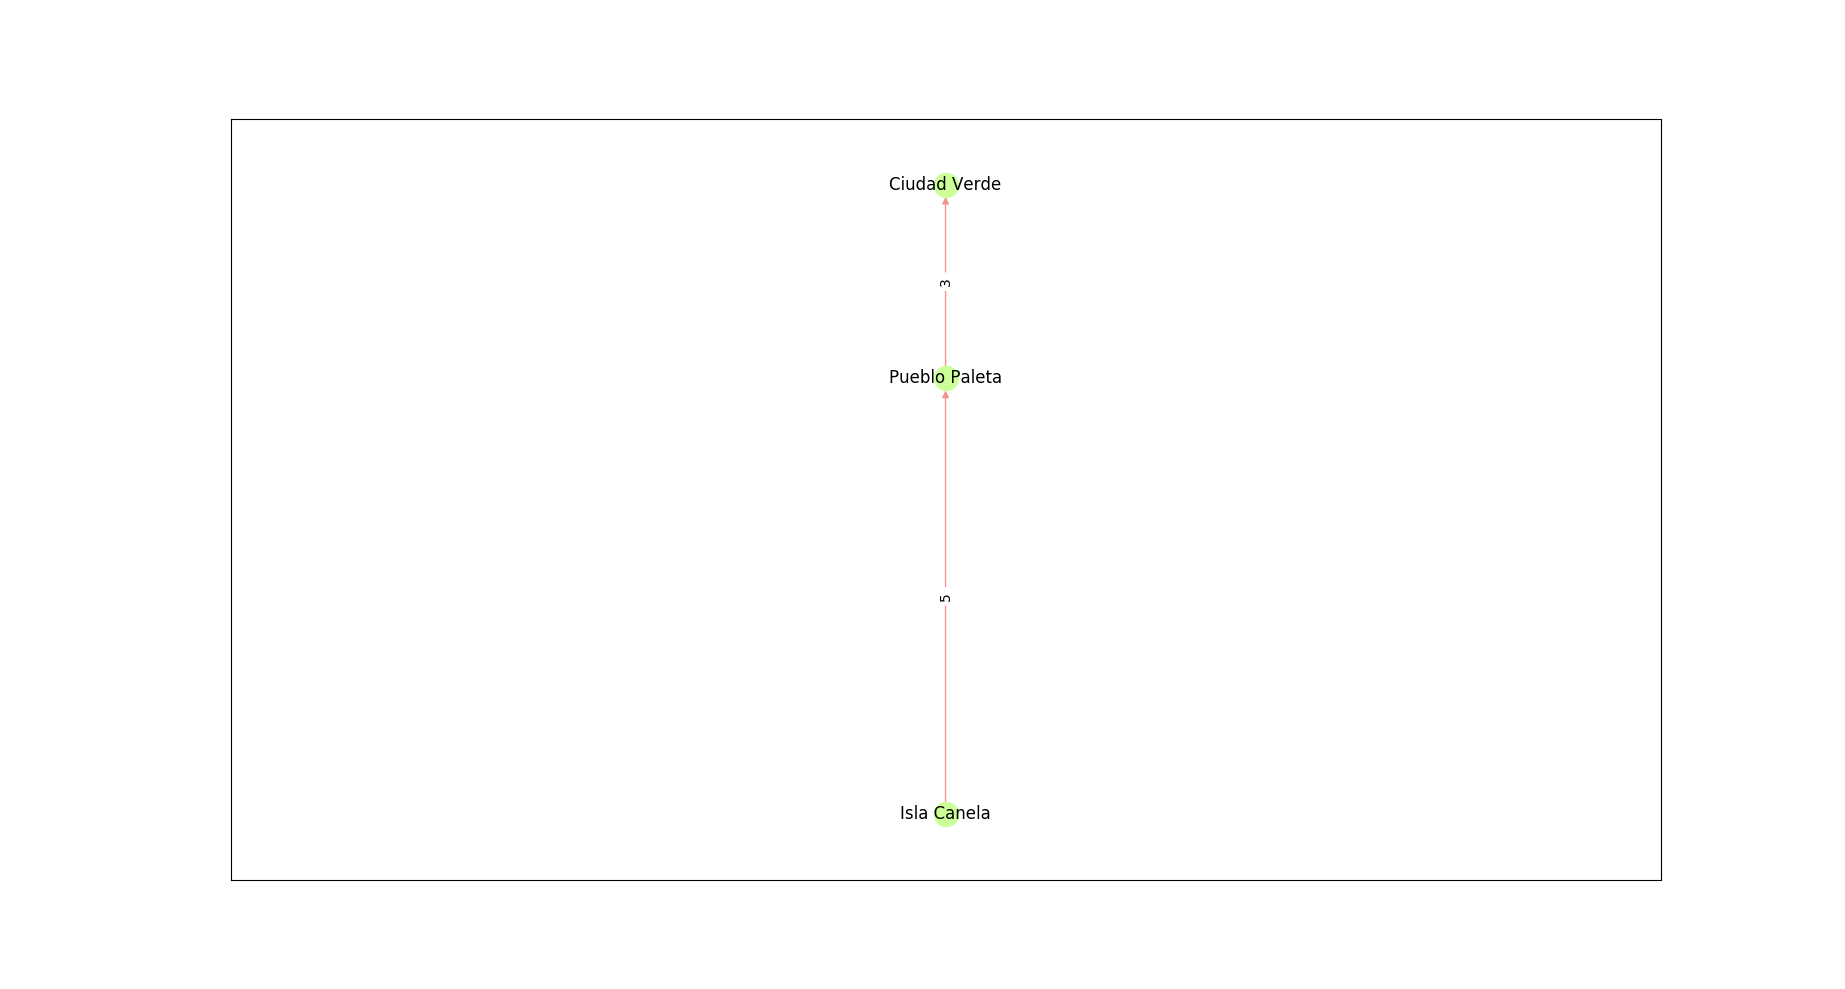

This chart was generated by the following Python code:
import networkx as nx
import matplotlib.pyplot as plt
import matplotlib._color_data as mcd
import matplotlib.patches as patches
from matplotlib.offsetbox import AnnotationBbox


def grafo():
    fig, axes = plt.subplots()
    axes.get_xaxis().set_visible(False)
    axes.get_yaxis().set_visible(False)

    #creacion de grafo que representa el mapa

    kanto = nx.DiGraph()
    #insercion de los vertices
    kanto.add_node("Meseta Añil",pos=(15,95))#
    kanto.add_node("Calle Victoria",pos=(15,75))#
    kanto.add_node("Isla Canela",pos=(25,5))#
    kanto.add_node("Pueblo Paleta",pos=(25,50))#
    kanto.add_node("Ciudad Verde",pos=(25,70))#
    kanto.add_node("Bosque Verde",pos=(25,85))#
    kanto.add_node("Cueva Diglet",pos=(25,95))#
    kanto.add_node("Ciudad Plateada",pos=(40,110))
    kanto.add_node("Monte Luna",pos=(55,110))#
    kanto.add_node("Ciudad Azulona",pos=(51,90))#
    kanto.add_node("Islas Espuma",pos=(47,5))#
    kanto.add_node("Ciudad Celeste",pos=(70,110))##
    kanto.add_node("Ciudad Azafran",pos=(67,90))#
    kanto.add_node("Ciudad Carmin",pos=(63,77))#
    kanto.add_node("Ciudad Fucsia",pos=(62,50))#
    kanto.add_node("Tunel Roca",pos=(85,110))#
    kanto.add_node("Central Energía",pos=(85,90))#
    kanto.add_node("Pueblo Lavanda",pos=(85,60))#


    #union de vertices

    kanto.add_edge("Meseta Añil","Calle Victoria",weight=3)
    kanto.add_edge("Calle Victoria","Ciudad Verde",weight=4)
    kanto.add_edge("Pueblo Paleta","Ciudad Verde",weight=3)
    kanto.add_edge("Ciudad Verde","Bosque Verde",weight=2)
    kanto.add_edge("Bosque Verde","Cueva Diglet",weight=1)
    kanto.add_edge("Cueva Diglet","Ciudad Plateada",weight=5)
    kanto.add_edge("Ciudad Plateada","Monte Luna",weight=4)
    kanto.add_edge("Monte Luna","Ciudad Celeste",weight=4)
    kanto.add_edge("Ciudad Celeste","Ciudad Azafran",weight=3)
    kanto.add_edge("Ciudad Celeste","Tunel Roca",weight=4)
    kanto.add_edge("Ciudad Azulona","Ciudad Azafran",weight=4)
    kanto.add_edge("Central Energía","Tunel Roca",weight=3)
    kanto.add_edge("Central Energía","Pueblo Lavanda",weight=4)
    kanto.add_edge("Pueblo Lavanda","Ciudad Azafran",weight=7)
    kanto.add_edge("Ciudad Azafran","Ciudad Carmin",weight=1)
    kanto.add_edge("Ciudad Carmin","Ciudad Fucsia",weight=3)
    kanto.add_edge("Ciudad Fucsia","Ciudad Azulona",weight=6)
    kanto.add_edge("Ciudad Fucsia","Pueblo Lavanda",weight=7)
    kanto.add_edge("Ciudad Fucsia","Islas Espuma",weight=8)
    kanto.add_edge("Islas Espuma","Isla Canela",weight=7)
    kanto.add_edge("Isla Canela","Pueblo Paleta",weight=5)

    nodesP = ["Isla Canela","Pueblo Paleta","Ciudad Verde"]
    nodesGym=["Isla Canela","Ciudad Verde","Ciudad Plateada","Ciudad Azulona","Ciudad Celeste","Ciudad Azafran","Ciudad Carmin","Ciudad Fucsia"]
    color_map=['#CCFF99']
    colore=['#F1948A']

    AD8=nx.dijkstra_path(kanto,'Isla Canela','Ciudad Verde')
    print("Ruta mas corta usando el algoritmo de Dijkstra entre Isla Canela y Ciudad Verde: ",AD8)
    g=kanto.subgraph(AD8)

    pos1 = nx.get_node_attributes(kanto, 'pos')
    weight1=nx.get_edge_attributes(kanto,'weight')


    nx.draw_networkx(g,pos1,node_color = color_map,edge_color=colore)
    nx.draw_networkx_edge_labels(kanto,pos1,edge_labels = weight1)
    plt.show()
    fig.savefig("IslaCanela_CuidadVerde.png")

grafo()
